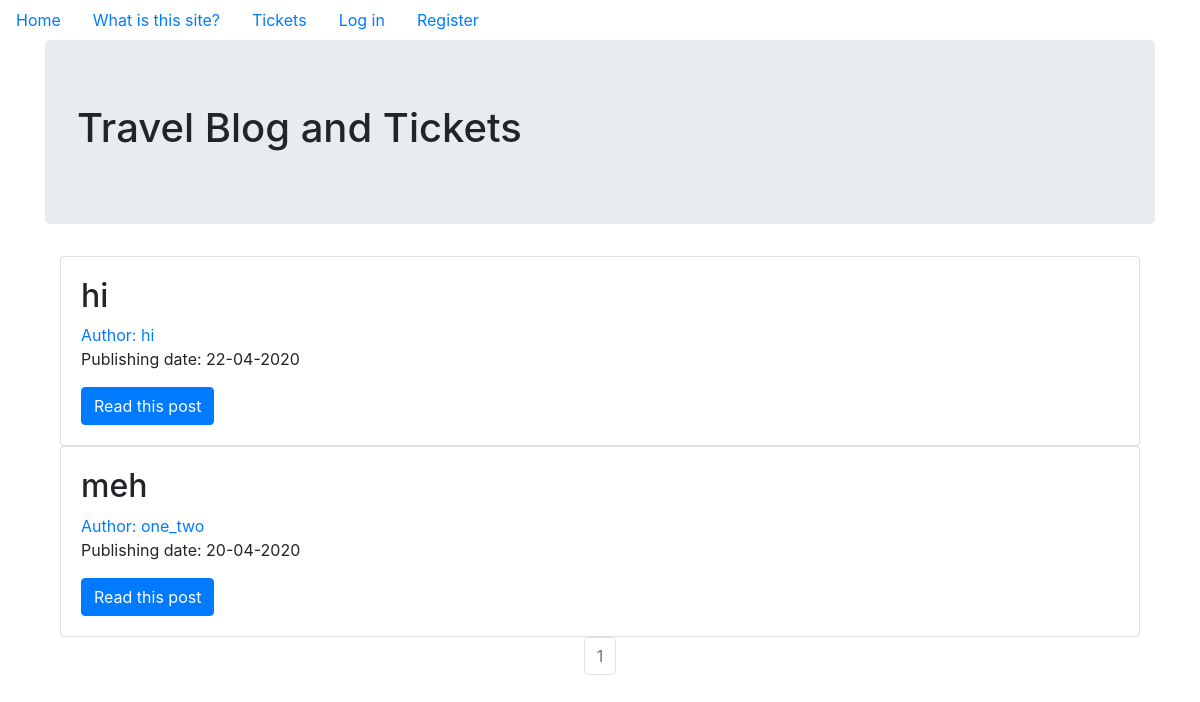
The page / on the database its author committed.
### blog/models.py (models this page shows, shortened)
class Post(db.Model):
    users = db.relationship(User)
    id = db.Column(db.Integer, primary_key=True)
    user_id = db.Column(db.Integer, db.ForeignKey('users.id'), nullable=False)
    date = db.Column(db.DateTime, nullable=False, default=datetime.utcnow)
    title = db.Column(db.String(128), nullable=False)
    text = db.Column(db.Text, nullable=False)

class User(db.Model, UserMixin):
    __tablename__ = 'users'
    id = db.Column(db.Integer, primary_key=True)
    profile_image = db.Column(db.String(64), nullable=False, default='default2.png')
    email = db.Column(db.String(64), unique=True, index=True)
    username = db.Column(db.String(64), unique=True, index=True)
    password_hash = db.Column(db.String(128))
    posts = db.relationship('Post', backref='author', lazy=True)
    tickets = db.relationship('Ticket', backref='consumer', lazy=True)

### blog/core/views.py (the view)
@core.route('/')
def index():
    page = request.args.get('page', 1, type=int)
    posts = Post.query.order_by(Post.date.desc()).paginate(page=page, per_page=7)
    return render_template('index.html', posts=posts)

### blog/templates/index.html
{% extends "base.html" %}
{% block content %}
    <div class="jumbotron">
        <h1>Travel Blog and Tickets</h1>
    </div>
    <div class="container">
        {% for post in posts.items %}
        <div class="card">
            <div class="card-body">
                <h2> <a class="card-title" href="{{url_for('posts.read_post', post_id = post.id)}}"></a>{{post.title}}</h2>
                <a href="{{url_for('users.user_posts', username=post.author.username)}}">Author: {{ post.author.username }}</a>
                <p>Publishing date: {{post.date.strftime('%d-%m-%Y')}}</p>
                <a class = 'btn btn-primary' href="{{url_for('posts.read_post', post_id = post.id)}}"> Read this post </a>
            </div>
        </div>
        {% endfor %}
    </div>
<nav aria-label="Page Navigation">
    <ul class="pagination justify-content-center">
        {% for page_num in posts.iter_pages(left_edge=1, right_edge=1, left_current=1, right_current=2) %}
            {% if posts.page == page_num %}
            <li class="page-item disabled">
                <a class="page-link" href="{{url_for('core.index', page=page_num)}}">{{page_num}}</a>
            </li>
            {% else %}
            <li class="page-item">
                <a class="page-link" href="{{url_for('core.index', page=page_num)}}">{{page_num}}</a>
            </li>
            {% endif %}
        {% endfor %}
    </ul>
</nav>
{% endblock %}

### rows shown on the page
Post: title "hi", author.username "hi", date "22-04-2020"
Post: title "meh", author.username "one_two", date "20-04-2020"

### other values the page prints
{{ page_num }} "1"
